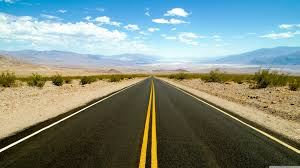
#> input picture images.png, 300 x 168 px, given in place of the camera
$ python Camshift.py
#> lines starting #> are read from the running program, lines starting #| are printed output that depends on the picture; after the words box and inside, x2 and y2 are one past the last pixel; in counts of white or black regions, pixels touching at a corner belong together
import numpy as np
import cv2

cap = cv2.VideoCapture(0)

# take first frame of the video
ret,frame = cap.read()
#> frame is the input picture: shape (168, 300, 3); mean B, G, R 130.7, 140.5, 125.8

# setup initial location of window
r,h,c,w = 250,90,400,125  # simply hardcoded the values
track_window = (c,r,w,h)

# set up the ROI for tracking
roi = frame[r:r+h, c:c+w]
#> roi = empty array
hsv_roi =  cv2.cvtColor(frame, cv2.COLOR_BGR2HSV)
#> hsv_roi: shape (168, 300, 3); mean H, S, V 53.4, 110.8, 158.9
mask = cv2.inRange(hsv_roi, np.array((0., 60.,32.)), np.array((180.,255.,255.)))
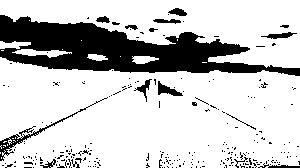
#> mask: shape (168, 300); 78.5% white; 249 black regions (233 under 20 px), largest, box (x1, y1, x2, y2) and area: (0, 15, 300, 76) 8678, (0, 97, 108, 161) 443, (158, 81, 183, 96) 167
roi_hist = cv2.calcHist([hsv_roi],[0],mask,[180],[0,180])
#> roi_hist = 180 values, max 6461 at index 24, min 0 at index 1, mean 219.9
cv2.normalize(roi_hist,roi_hist,0,255,cv2.NORM_MINMAX)

# Setup the termination criteria, either 10 iteration or move by atleast 1 pt
term_crit = ( cv2.TERM_CRITERIA_EPS | cv2.TERM_CRITERIA_COUNT, 10, 1 )

while(1):
    ret ,frame = cap.read()

    if ret == True:
        hsv = cv2.cvtColor(frame, cv2.COLOR_BGR2HSV)
        dst = cv2.calcBackProject([hsv],[0],roi_hist,[0,180],1)
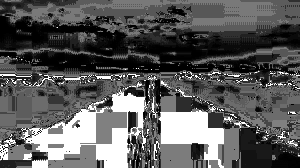
#> dst: shape (168, 300); min 0, max 255, mean 90.8

        # apply meanshift to get the new location
        ret, track_window = cv2.CamShift(dst, track_window, term_crit)
#> ret = ((150, 82.5), (21.67, 24.6), 33.34); track_window = (140, 71, 20, 23)

        # Draw it on image
        pts = cv2.boxPoints(ret)
#> pts = [[134.2, 86.82], [147.7, 66.27], [165.8, 78.18], [152.3, 98.73]]
        pts = np.int0(pts)
#> pts = [[134, 86], [147, 66], [165, 78], [152, 98]]
        img2 = cv2.polylines(frame,[pts],True, 255,2)
        cv2.imshow('img2',img2)

        k = cv2.waitKey(60) & 0xff
#> (key Esc is pressed here)
        if k == 27:
            break
        else:
            cv2.imwrite(chr(k)+".jpg",img2)

    else:
        break

cv2.destroyAllWindows()
cap.release()

$ run again, on capture.png
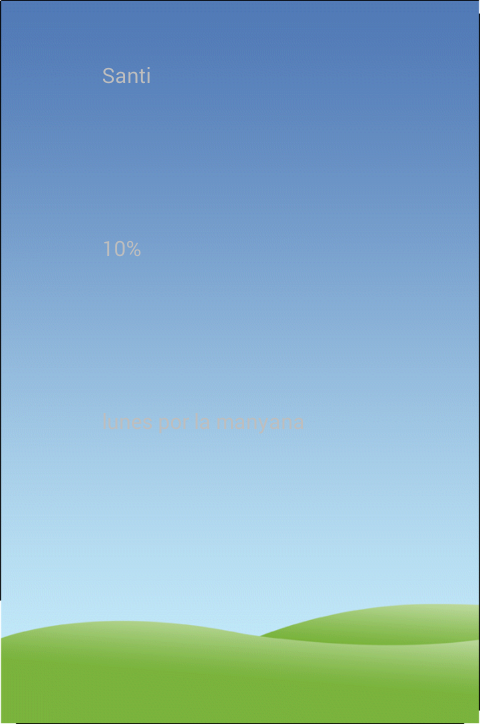
#> input picture capture.png, 480 x 724 px, given in place of the camera
#> frame is the input picture: shape (724, 480, 3); mean B, G, R 193.1, 175.2, 134.2
#> hsv_roi: shape (724, 480, 3); mean H, S, V 95.6, 103.7, 208.3
#> `mask = cv2.inRange(hsv_roi, np.array((0., 60.,32.)), np.array((180.,25..`:
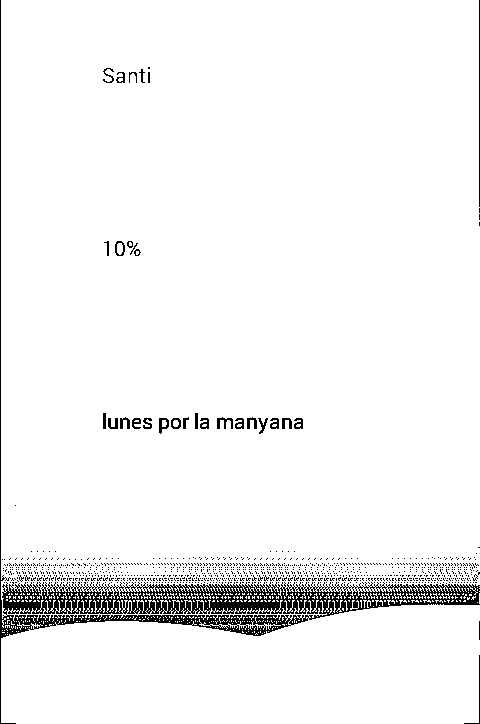
#> mask: shape (724, 480); 95.3% white; black in thin lines or dots
#> roi_hist = 180 values, max 49563 at index 107, min 0 at index 0, mean 1840.9
#> `dst = cv2.calcBackProject([hsv],[0],roi_hist,[0,180],1)`:
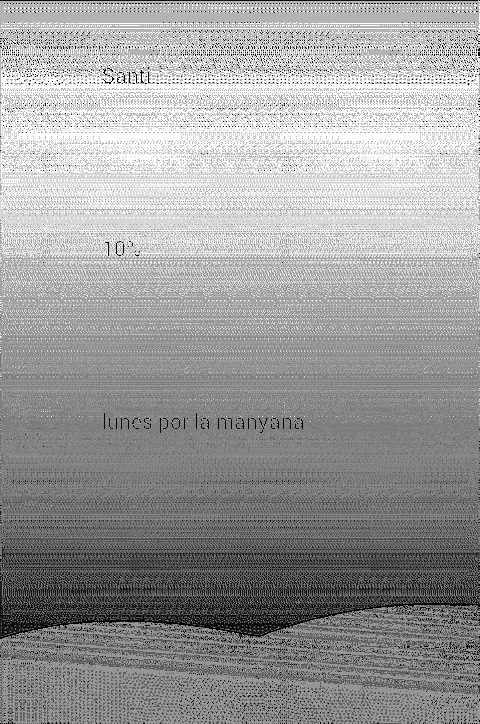
#> dst: shape (724, 480); min 0, max 255, mean 156.2
#> ret = ((435, 264), (103.9, 126.3), 179.4); track_window = (390, 200, 90, 128)
#> `pts = cv2.boxPoints(ret)`: pts = [[486.2, 200.3], [487.6, 326.6], [383.8, 327.7], [382.4, 201.4]]
#> `pts = np.int0(pts)`: pts = [[486, 200], [487, 326], [383, 327], [382, 201]]
